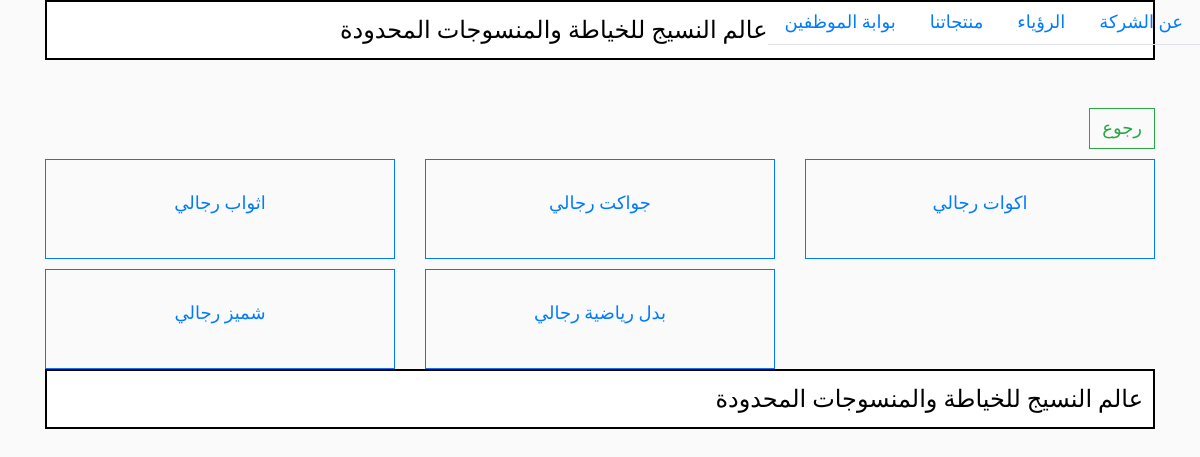
/prodact_company, run on the app's committed database.
### markt/models.py (models this page shows, shortened)
class Sanf(models.Model):
	name=models.CharField(max_length=100)
	bine=models.CharField(max_length=100)
	img_trhl=models.ImageField(upload_to='images/',null=True, blank=True)
	img_persone=models.ImageField(upload_to='images/',null=True, blank=True)

### markt/views.py (the view)
# urls.py: path('prodact_company',views.prodact_company, name='prodact_company'),
def prodact_company(request):
	sanf=Sanf.objects.all()
	context={'sanf':sanf}
	return render(request,'markt/prodact_company.html',context)

### markt/templates/markt/prodact_company.html
  {% extends  'markt/main.html' %}
{% load static %}
{% load bootstrap4 %}
{% block content %}
<a href="{% url 'markt:store' %}" class="btn btn-outline-success">  <font size="+1.5"   style="font-family:Noto Kufi Arabic Medium;">
رجوع  </font></a>
<br>
<div class="row" >
   {% for s in sanf  %}
 <div class="col-lg-4">
    <a href="{% url 'markt:show_acot' s.id  %}"class="form-control btn btn-outline-primary"    style="height:100px;">
   <br> <font
    style="font-family:Noto Kufi Arabic Medium;" size="+1.5">{{s.name}}
   {{s.bine|safe }}
</font>
    </a>
  </div>
  {%  endfor %}
</div>
{% endblock content %}

### static/css/main.css (style rules this page uses)
body { background-color: hsl(0, 0%, 98%); }
.col-lg-4, .col-lg-6, .col-lg-8, .col-lg-12 { margin-top: 10px; }
.btn { border-radius: 0; }

### markt/templates/markt/main.html (style rules this page uses)
body { background-color: hsl(0, 0%, 98%); }
.col-lg-4, .col-lg-6, .col-lg-8, .col-lg-12 { margin-top: 10px; }
.btn { border-radius: 0; }

### data on the page
Sanf: name "اثواب", bine "رجالي"
Sanf: name "جواكت", bine "رجالي"
Sanf: name "اكوات", bine "رجالي"
Sanf: name "شميز", bine "رجالي"
Sanf: name "بدل رياضية", bine "رجالي"
